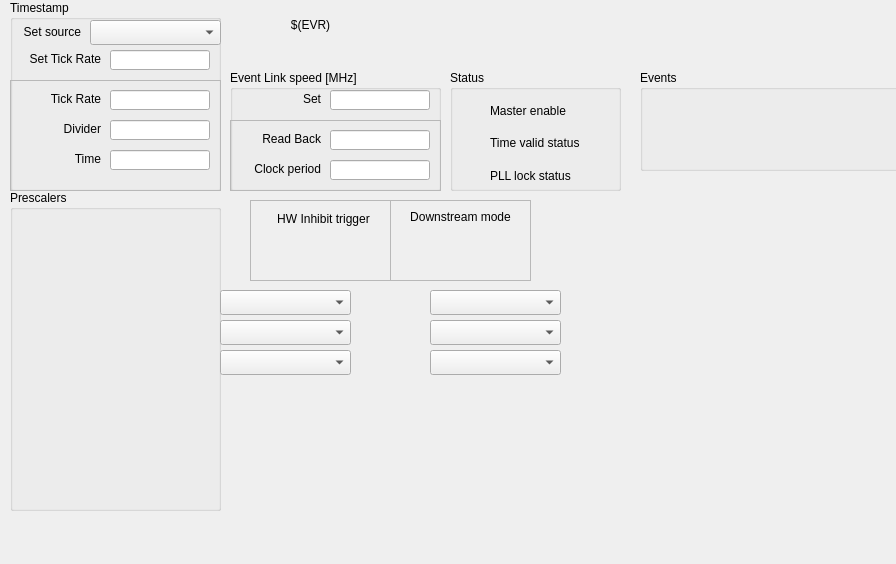
<?xml version="1.0" encoding="UTF-8"?>
<ui version="4.0">
 <class>MainWindow</class>
 <widget class="QMainWindow" name="MainWindow">
  <property name="geometry">
   <rect>
    <x>0</x>
    <y>0</y>
    <width>896</width>
    <height>564</height>
   </rect>
  </property>
  <property name="windowTitle">
   <string>EVR</string>
  </property>
  <widget class="QWidget" name="centralwidget">
   <widget class="QFrame" name="frame">
    <property name="geometry">
     <rect>
      <x>250</x>
      <y>200</y>
      <width>141</width>
      <height>81</height>
     </rect>
    </property>
    <property name="frameShape">
     <enum>QFrame::StyledPanel</enum>
    </property>
    <property name="frameShadow">
     <enum>QFrame::Raised</enum>
    </property>
    <widget class="QLabel" name="label_2">
     <property name="geometry">
      <rect>
       <x>3</x>
       <y>10</y>
       <width>141</width>
       <height>17</height>
      </rect>
     </property>
     <property name="text">
      <string>HW Inhibit trigger</string>
     </property>
     <property name="alignment">
      <set>Qt::AlignCenter</set>
     </property>
    </widget>
    <widget class="caChoice" name="cachoice">
     <property name="geometry">
      <rect>
       <x>8</x>
       <y>30</y>
       <width>121</width>
       <height>41</height>
      </rect>
     </property>
     <property name="channel" stdset="0">
      <string notr="true">$(EVR):ExtInhib-Sel</string>
     </property>
     <property name="endBit">
      <number>1</number>
     </property>
    </widget>
   </widget>
   <widget class="QFrame" name="frame_2">
    <property name="geometry">
     <rect>
      <x>390</x>
      <y>200</y>
      <width>141</width>
      <height>81</height>
     </rect>
    </property>
    <property name="frameShape">
     <enum>QFrame::StyledPanel</enum>
    </property>
    <property name="frameShadow">
     <enum>QFrame::Raised</enum>
    </property>
    <widget class="QLabel" name="label_4">
     <property name="geometry">
      <rect>
       <x>0</x>
       <y>8</y>
       <width>141</width>
       <height>17</height>
      </rect>
     </property>
     <property name="text">
      <string>Downstream mode</string>
     </property>
     <property name="alignment">
      <set>Qt::AlignCenter</set>
     </property>
    </widget>
    <widget class="caChoice" name="cachoice_2">
     <property name="geometry">
      <rect>
       <x>8</x>
       <y>30</y>
       <width>121</width>
       <height>41</height>
      </rect>
     </property>
     <property name="channel" stdset="0">
      <string notr="true">$(EVR):Link-RxMode-Sel</string>
     </property>
     <property name="endBit">
      <number>1</number>
     </property>
    </widget>
   </widget>
   <widget class="QGroupBox" name="groupBox">
    <property name="geometry">
     <rect>
      <x>230</x>
      <y>70</y>
      <width>211</width>
      <height>121</height>
     </rect>
    </property>
    <property name="title">
     <string>Event Link speed [MHz]</string>
    </property>
    <widget class="QLabel" name="label_10">
     <property name="geometry">
      <rect>
       <x>0</x>
       <y>20</y>
       <width>91</width>
       <height>17</height>
      </rect>
     </property>
     <property name="text">
      <string>Set</string>
     </property>
     <property name="alignment">
      <set>Qt::AlignRight|Qt::AlignTrailing|Qt::AlignVCenter</set>
     </property>
    </widget>
    <widget class="caTextEntry" name="catextentry_2">
     <property name="geometry">
      <rect>
       <x>100</x>
       <y>20</y>
       <width>100</width>
       <height>20</height>
      </rect>
     </property>
     <property name="channel" stdset="0">
      <string notr="true">$(EVR):Link-Clk-SP</string>
     </property>
    </widget>
    <widget class="QFrame" name="frame_5">
     <property name="geometry">
      <rect>
       <x>0</x>
       <y>50</y>
       <width>211</width>
       <height>71</height>
      </rect>
     </property>
     <property name="frameShape">
      <enum>QFrame::StyledPanel</enum>
     </property>
     <property name="frameShadow">
      <enum>QFrame::Raised</enum>
     </property>
     <widget class="caLineEdit" name="calineedit_3">
      <property name="geometry">
       <rect>
        <x>100</x>
        <y>40</y>
        <width>100</width>
        <height>20</height>
       </rect>
      </property>
      <property name="channel" stdset="0">
       <string notr="true">$(EVR):Link-ClkPeriod-I</string>
      </property>
     </widget>
     <widget class="QLabel" name="label_12">
      <property name="geometry">
       <rect>
        <x>0</x>
        <y>40</y>
        <width>91</width>
        <height>17</height>
       </rect>
      </property>
      <property name="text">
       <string>Clock period</string>
      </property>
      <property name="alignment">
       <set>Qt::AlignRight|Qt::AlignTrailing|Qt::AlignVCenter</set>
      </property>
     </widget>
     <widget class="QLabel" name="label_11">
      <property name="geometry">
       <rect>
        <x>0</x>
        <y>10</y>
        <width>91</width>
        <height>17</height>
       </rect>
      </property>
      <property name="text">
       <string>Read Back</string>
      </property>
      <property name="alignment">
       <set>Qt::AlignRight|Qt::AlignTrailing|Qt::AlignVCenter</set>
      </property>
     </widget>
     <widget class="caLineEdit" name="calineedit_2">
      <property name="geometry">
       <rect>
        <x>100</x>
        <y>10</y>
        <width>100</width>
        <height>20</height>
       </rect>
      </property>
      <property name="channel" stdset="0">
       <string notr="true">$(EVR):Link-Clk-I</string>
      </property>
     </widget>
    </widget>
   </widget>
   <widget class="caLabel" name="calabel">
    <property name="geometry">
     <rect>
      <x>230</x>
      <y>10</y>
      <width>161</width>
      <height>30</height>
     </rect>
    </property>
    <property name="text">
     <string>$(EVR)</string>
    </property>
    <property name="alignment">
     <set>Qt::AlignCenter</set>
    </property>
   </widget>
   <widget class="QGroupBox" name="groupBox_2">
    <property name="geometry">
     <rect>
      <x>10</x>
      <y>0</y>
      <width>211</width>
      <height>191</height>
     </rect>
    </property>
    <property name="title">
     <string>Timestamp</string>
    </property>
    <widget class="QLabel" name="label_14">
     <property name="geometry">
      <rect>
       <x>0</x>
       <y>23</y>
       <width>71</width>
       <height>17</height>
      </rect>
     </property>
     <property name="text">
      <string>Set source</string>
     </property>
     <property name="alignment">
      <set>Qt::AlignRight|Qt::AlignTrailing|Qt::AlignVCenter</set>
     </property>
    </widget>
    <widget class="QLabel" name="label_15">
     <property name="geometry">
      <rect>
       <x>0</x>
       <y>50</y>
       <width>91</width>
       <height>17</height>
      </rect>
     </property>
     <property name="text">
      <string>Set Tick Rate</string>
     </property>
     <property name="alignment">
      <set>Qt::AlignRight|Qt::AlignTrailing|Qt::AlignVCenter</set>
     </property>
    </widget>
    <widget class="QFrame" name="frame_4">
     <property name="geometry">
      <rect>
       <x>0</x>
       <y>80</y>
       <width>211</width>
       <height>111</height>
      </rect>
     </property>
     <property name="frameShape">
      <enum>QFrame::StyledPanel</enum>
     </property>
     <property name="frameShadow">
      <enum>QFrame::Raised</enum>
     </property>
     <widget class="QLabel" name="label_16">
      <property name="geometry">
       <rect>
        <x>0</x>
        <y>10</y>
        <width>91</width>
        <height>17</height>
       </rect>
      </property>
      <property name="text">
       <string>Tick Rate</string>
      </property>
      <property name="alignment">
       <set>Qt::AlignRight|Qt::AlignTrailing|Qt::AlignVCenter</set>
      </property>
     </widget>
     <widget class="caLineEdit" name="calineedit_6">
      <property name="geometry">
       <rect>
        <x>100</x>
        <y>10</y>
        <width>100</width>
        <height>20</height>
       </rect>
      </property>
      <property name="channel" stdset="0">
       <string notr="true">$(EVR):Time-Clock-I</string>
      </property>
     </widget>
     <widget class="QLabel" name="label_17">
      <property name="geometry">
       <rect>
        <x>0</x>
        <y>40</y>
        <width>91</width>
        <height>17</height>
       </rect>
      </property>
      <property name="text">
       <string>Divider</string>
      </property>
      <property name="alignment">
       <set>Qt::AlignRight|Qt::AlignTrailing|Qt::AlignVCenter</set>
      </property>
     </widget>
     <widget class="caLineEdit" name="calineedit_7">
      <property name="geometry">
       <rect>
        <x>100</x>
        <y>40</y>
        <width>100</width>
        <height>20</height>
       </rect>
      </property>
      <property name="channel" stdset="0">
       <string notr="true">$(EVR):Time-Div-I</string>
      </property>
     </widget>
     <widget class="QLabel" name="label_18">
      <property name="geometry">
       <rect>
        <x>0</x>
        <y>70</y>
        <width>91</width>
        <height>17</height>
       </rect>
      </property>
      <property name="text">
       <string>Time</string>
      </property>
      <property name="alignment">
       <set>Qt::AlignRight|Qt::AlignTrailing|Qt::AlignVCenter</set>
      </property>
     </widget>
     <widget class="caLineEdit" name="calineedit_8">
      <property name="geometry">
       <rect>
        <x>100</x>
        <y>70</y>
        <width>100</width>
        <height>20</height>
       </rect>
      </property>
      <property name="channel" stdset="0">
       <string notr="true">$(EVR):Time-I</string>
      </property>
      <property name="formatType">
       <enum>caLineEdit::string</enum>
      </property>
     </widget>
    </widget>
    <widget class="caTextEntry" name="catextentry_4">
     <property name="geometry">
      <rect>
       <x>100</x>
       <y>50</y>
       <width>100</width>
       <height>20</height>
      </rect>
     </property>
     <property name="channel" stdset="0">
      <string notr="true">$(EVR):Time-Clock-SP</string>
     </property>
    </widget>
    <widget class="caMenu" name="camenu">
     <property name="geometry">
      <rect>
       <x>80</x>
       <y>20</y>
       <width>131</width>
       <height>25</height>
      </rect>
     </property>
     <property name="channel" stdset="0">
      <string notr="true">$(EVR):Time-Src-Sel</string>
     </property>
    </widget>
   </widget>
   <widget class="QGroupBox" name="groupBox_3">
    <property name="geometry">
     <rect>
      <x>450</x>
      <y>70</y>
      <width>171</width>
      <height>121</height>
     </rect>
    </property>
    <property name="title">
     <string>Status</string>
    </property>
    <widget class="caRelatedDisplay" name="carelateddisplay">
     <property name="geometry">
      <rect>
       <x>140</x>
       <y>30</y>
       <width>20</width>
       <height>20</height>
      </rect>
     </property>
     <property name="toolTip">
      <string>Link status</string>
     </property>
     <property name="labels">
      <string notr="true">&gt;</string>
     </property>
     <property name="files">
      <string notr="true">evr_base-link-status</string>
     </property>
     <property name="args">
      <string notr="true">EVR=$(EVR)</string>
     </property>
    </widget>
    <widget class="QLabel" name="label">
     <property name="geometry">
      <rect>
       <x>40</x>
       <y>32</y>
       <width>101</width>
       <height>17</height>
      </rect>
     </property>
     <property name="text">
      <string>Master enable</string>
     </property>
    </widget>
    <widget class="QLabel" name="label_19">
     <property name="geometry">
      <rect>
       <x>40</x>
       <y>64</y>
       <width>121</width>
       <height>17</height>
      </rect>
     </property>
     <property name="text">
      <string>Time valid status</string>
     </property>
    </widget>
    <widget class="caLed" name="caled_4">
     <property name="geometry">
      <rect>
       <x>10</x>
       <y>57</y>
       <width>30</width>
       <height>30</height>
      </rect>
     </property>
     <property name="rectangular">
      <bool>false</bool>
     </property>
     <property name="channel" stdset="0">
      <string notr="true">$(EVR):Time-Valid-Sts</string>
     </property>
    </widget>
    <widget class="QLabel" name="label_3">
     <property name="geometry">
      <rect>
       <x>40</x>
       <y>97</y>
       <width>111</width>
       <height>17</height>
      </rect>
     </property>
     <property name="text">
      <string>PLL lock status</string>
     </property>
    </widget>
    <widget class="caLed" name="caled_2">
     <property name="geometry">
      <rect>
       <x>10</x>
       <y>90</y>
       <width>30</width>
       <height>30</height>
      </rect>
     </property>
     <property name="rectangular">
      <bool>false</bool>
     </property>
     <property name="channel" stdset="0">
      <string notr="true">$(EVR):Pll-Sts</string>
     </property>
    </widget>
    <widget class="caLed" name="caled">
     <property name="geometry">
      <rect>
       <x>10</x>
       <y>25</y>
       <width>30</width>
       <height>30</height>
      </rect>
     </property>
     <property name="rectangular">
      <bool>false</bool>
     </property>
     <property name="channel" stdset="0">
      <string notr="true">$(EVR):Ena-Sel</string>
     </property>
    </widget>
   </widget>
   <widget class="QGroupBox" name="groupBox_4">
    <property name="geometry">
     <rect>
      <x>10</x>
      <y>190</y>
      <width>211</width>
      <height>321</height>
     </rect>
    </property>
    <property name="title">
     <string>Prescalers</string>
    </property>
    <widget class="caInclude" name="cainclude_2">
     <property name="geometry">
      <rect>
       <x>10</x>
       <y>120</y>
       <width>195</width>
       <height>95</height>
      </rect>
     </property>
     <property name="macro">
      <string notr="true">ID=1, EVR=$(EVR)</string>
     </property>
     <property name="filename" stdset="0">
      <string notr="true">evr_prescaler.ui</string>
     </property>
     <property name="visibility">
      <enum>caInclude::StaticV</enum>
     </property>
     <property name="channel" stdset="0">
      <string notr="true"/>
     </property>
    </widget>
    <widget class="caInclude" name="cainclude">
     <property name="geometry">
      <rect>
       <x>10</x>
       <y>20</y>
       <width>195</width>
       <height>95</height>
      </rect>
     </property>
     <property name="macro">
      <string notr="true">ID=0, EVR=$(EVR)</string>
     </property>
     <property name="filename" stdset="0">
      <string notr="true">evr_prescaler.ui</string>
     </property>
     <property name="visibility">
      <enum>caInclude::StaticV</enum>
     </property>
     <property name="channel" stdset="0">
      <string notr="true"/>
     </property>
    </widget>
    <widget class="caInclude" name="cainclude_3">
     <property name="geometry">
      <rect>
       <x>10</x>
       <y>220</y>
       <width>195</width>
       <height>95</height>
      </rect>
     </property>
     <property name="macro">
      <string notr="true">ID=2, EVR=$(EVR)</string>
     </property>
     <property name="filename" stdset="0">
      <string notr="true">evr_prescaler.ui</string>
     </property>
     <property name="visibility">
      <enum>caInclude::StaticV</enum>
     </property>
     <property name="channel" stdset="0">
      <string notr="true"/>
     </property>
    </widget>
   </widget>
   <widget class="caMenu" name="camenu_2">
    <property name="geometry">
     <rect>
      <x>220</x>
      <y>290</y>
      <width>131</width>
      <height>25</height>
     </rect>
    </property>
    <property name="channel" stdset="0">
     <string notr="true">$(EVR):Out-FP0-Src-Pulse-SP</string>
    </property>
   </widget>
   <widget class="caInclude" name="cainclude_4">
    <property name="geometry">
     <rect>
      <x>220</x>
      <y>380</y>
      <width>190</width>
      <height>25</height>
     </rect>
    </property>
    <property name="macro">
     <string notr="true">EVR=$(EVR), P=FP, ID=0</string>
    </property>
    <property name="filename" stdset="0">
     <string notr="true">evr_out-small.ui</string>
    </property>
   </widget>
   <widget class="caMenu" name="camenu_3">
    <property name="geometry">
     <rect>
      <x>220</x>
      <y>320</y>
      <width>131</width>
      <height>25</height>
     </rect>
    </property>
    <property name="channel" stdset="0">
     <string notr="true">$(EVR):Out-FP0-Src-Scale-SP</string>
    </property>
   </widget>
   <widget class="caMenu" name="camenu_4">
    <property name="geometry">
     <rect>
      <x>220</x>
      <y>350</y>
      <width>131</width>
      <height>25</height>
     </rect>
    </property>
    <property name="channel" stdset="0">
     <string notr="true">$(EVR):Out-FP0-Src-DBus-SP</string>
    </property>
   </widget>
   <widget class="caInclude" name="cainclude_5">
    <property name="geometry">
     <rect>
      <x>430</x>
      <y>380</y>
      <width>190</width>
      <height>25</height>
     </rect>
    </property>
    <property name="macro">
     <string notr="true">EVR=$(EVR), P=FP, ID=1</string>
    </property>
    <property name="filename" stdset="0">
     <string notr="true">evr_out-small.ui</string>
    </property>
   </widget>
   <widget class="caMenu" name="camenu_5">
    <property name="geometry">
     <rect>
      <x>430</x>
      <y>290</y>
      <width>131</width>
      <height>25</height>
     </rect>
    </property>
    <property name="channel" stdset="0">
     <string notr="true">$(EVR):Out-FP1-Src-Pulse-SP</string>
    </property>
   </widget>
   <widget class="caMenu" name="camenu_6">
    <property name="geometry">
     <rect>
      <x>430</x>
      <y>350</y>
      <width>131</width>
      <height>25</height>
     </rect>
    </property>
    <property name="channel" stdset="0">
     <string notr="true">$(EVR):Out-FP1-Src-DBus-SP</string>
    </property>
   </widget>
   <widget class="caMenu" name="camenu_7">
    <property name="geometry">
     <rect>
      <x>430</x>
      <y>320</y>
      <width>131</width>
      <height>25</height>
     </rect>
    </property>
    <property name="channel" stdset="0">
     <string notr="true">$(EVR):Out-FP1-Src-Scale-SP</string>
    </property>
   </widget>
   <widget class="caInclude" name="cainclude_6">
    <property name="geometry">
     <rect>
      <x>630</x>
      <y>170</y>
      <width>260</width>
      <height>140</height>
     </rect>
    </property>
    <property name="macro">
     <string notr="true">EVR=$(EVR)</string>
    </property>
    <property name="filename" stdset="0">
     <string notr="true">evr_base-link-status.ui</string>
    </property>
   </widget>
   <widget class="caRelatedDisplay" name="carelateddisplay_2">
    <property name="geometry">
     <rect>
      <x>390</x>
      <y>10</y>
      <width>30</width>
      <height>30</height>
     </rect>
    </property>
    <property name="toolTip">
     <string>Link status</string>
    </property>
    <property name="labels">
     <string notr="true">&gt;</string>
    </property>
    <property name="files">
     <string notr="true">evr_info</string>
    </property>
    <property name="args">
     <string notr="true">EVR=$(EVR)</string>
    </property>
   </widget>
   <widget class="caRelatedDisplay" name="carelateddisplay_3">
    <property name="geometry">
     <rect>
      <x>460</x>
      <y>20</y>
      <width>30</width>
      <height>20</height>
     </rect>
    </property>
    <property name="toolTip">
     <string>Link status</string>
    </property>
    <property name="labels">
     <string notr="true">SFP</string>
    </property>
    <property name="files">
     <string notr="true">evr_sfp.ui</string>
    </property>
    <property name="args">
     <string notr="true">EVR=$(EVR)</string>
    </property>
   </widget>
   <widget class="caInclude" name="cainclude_7">
    <property name="geometry">
     <rect>
      <x>220</x>
      <y>410</y>
      <width>400</width>
      <height>150</height>
     </rect>
    </property>
    <property name="macro">
     <string notr="true">EVR=$(EVR),ID=0</string>
    </property>
    <property name="filename" stdset="0">
     <string notr="true">evr_pulser.ui</string>
    </property>
   </widget>
   <widget class="caRelatedDisplay" name="carelateddisplay_4">
    <property name="geometry">
     <rect>
      <x>540</x>
      <y>200</y>
      <width>51</width>
      <height>81</height>
     </rect>
    </property>
    <property name="toolTip">
     <string>Link status</string>
    </property>
    <property name="labels">
     <string notr="true">In 1;In 2;In 3</string>
    </property>
    <property name="files">
     <string notr="true">evr_input;evr_input;evr_input</string>
    </property>
    <property name="args">
     <string notr="true">ID=1, EVR=$(EVR); ID=2, EVR=$(EVR); ID=3, EVR=$(EVR)</string>
    </property>
   </widget>
   <widget class="caInclude" name="cainclude_11">
    <property name="geometry">
     <rect>
      <x>640</x>
      <y>10</y>
      <width>255</width>
      <height>25</height>
     </rect>
    </property>
    <property name="macro">
     <string notr="true">FUNC=Blink, EVT=1, EVR=$(EVR)</string>
    </property>
    <property name="filename" stdset="0">
     <string notr="true">evr_map-special.ui</string>
    </property>
   </widget>
   <widget class="caInclude" name="cainclude_12">
    <property name="geometry">
     <rect>
      <x>640</x>
      <y>40</y>
      <width>255</width>
      <height>25</height>
     </rect>
    </property>
    <property name="macro">
     <string notr="true">FUNC=Blink, EVT=0, EVR=$(EVR)</string>
    </property>
    <property name="filename" stdset="0">
     <string notr="true">evr_map-special.ui</string>
    </property>
   </widget>
   <widget class="caInclude" name="cainclude_13">
    <property name="geometry">
     <rect>
      <x>630</x>
      <y>380</y>
      <width>255</width>
      <height>25</height>
     </rect>
    </property>
    <property name="macro">
     <string notr="true">FUNC=Trig, EVT=0, PULSER=0, ID=0, EVR=$(EVR)</string>
    </property>
    <property name="filename" stdset="0">
     <string notr="true">evr_map-pulser.ui</string>
    </property>
   </widget>
   <widget class="caInclude" name="cainclude_14">
    <property name="geometry">
     <rect>
      <x>630</x>
      <y>410</y>
      <width>255</width>
      <height>25</height>
     </rect>
    </property>
    <property name="macro">
     <string notr="true">FUNC=Trig, EVT=1, PULSER=0, ID=0, EVR=$(EVR)</string>
    </property>
    <property name="filename" stdset="0">
     <string notr="true">evr_map-pulser.ui</string>
    </property>
   </widget>
   <widget class="QGroupBox" name="groupBox_5">
    <property name="geometry">
     <rect>
      <x>640</x>
      <y>70</y>
      <width>261</width>
      <height>101</height>
     </rect>
    </property>
    <property name="title">
     <string>Events</string>
    </property>
    <widget class="caInclude" name="cainclude_10">
     <property name="geometry">
      <rect>
       <x>0</x>
       <y>70</y>
       <width>255</width>
       <height>25</height>
      </rect>
     </property>
     <property name="macro">
      <string notr="true">CODE=2, EVR=$(EVR)</string>
     </property>
     <property name="filename" stdset="0">
      <string notr="true">evr_map-soft.ui</string>
     </property>
    </widget>
    <widget class="caInclude" name="cainclude_8">
     <property name="geometry">
      <rect>
       <x>0</x>
       <y>20</y>
       <width>255</width>
       <height>25</height>
      </rect>
     </property>
     <property name="macro">
      <string notr="true">CODE=0, EVR=$(EVR)</string>
     </property>
     <property name="filename" stdset="0">
      <string notr="true">evr_map-soft.ui</string>
     </property>
    </widget>
    <widget class="caInclude" name="cainclude_9">
     <property name="geometry">
      <rect>
       <x>0</x>
       <y>45</y>
       <width>255</width>
       <height>25</height>
      </rect>
     </property>
     <property name="macro">
      <string notr="true">CODE=1, EVR=$(EVR)</string>
     </property>
     <property name="filename" stdset="0">
      <string notr="true">evr_map-soft.ui</string>
     </property>
    </widget>
   </widget>
  </widget>
 </widget>
 <customwidgets>
  <customwidget>
   <class>caMenu</class>
   <extends>QComboBox</extends>
   <header>caMenu</header>
  </customwidget>
  <customwidget>
   <class>caChoice</class>
   <extends>QWidget</extends>
   <header>caChoice</header>
  </customwidget>
  <customwidget>
   <class>caRelatedDisplay</class>
   <extends>QWidget</extends>
   <header>caRelatedDisplay</header>
  </customwidget>
  <customwidget>
   <class>caTextEntry</class>
   <extends>caLineEdit</extends>
   <header>caTextEntry</header>
  </customwidget>
  <customwidget>
   <class>caLabel</class>
   <extends>QLabel</extends>
   <header>caLabel</header>
  </customwidget>
  <customwidget>
   <class>caInclude</class>
   <extends>QWidget</extends>
   <header>caInclude</header>
  </customwidget>
  <customwidget>
   <class>caLed</class>
   <extends>QWidget</extends>
   <header>caLed</header>
  </customwidget>
  <customwidget>
   <class>caLineEdit</class>
   <extends>QLineEdit</extends>
   <header>caLineEdit</header>
  </customwidget>
 </customwidgets>
 <resources/>
 <connections/>
</ui>
